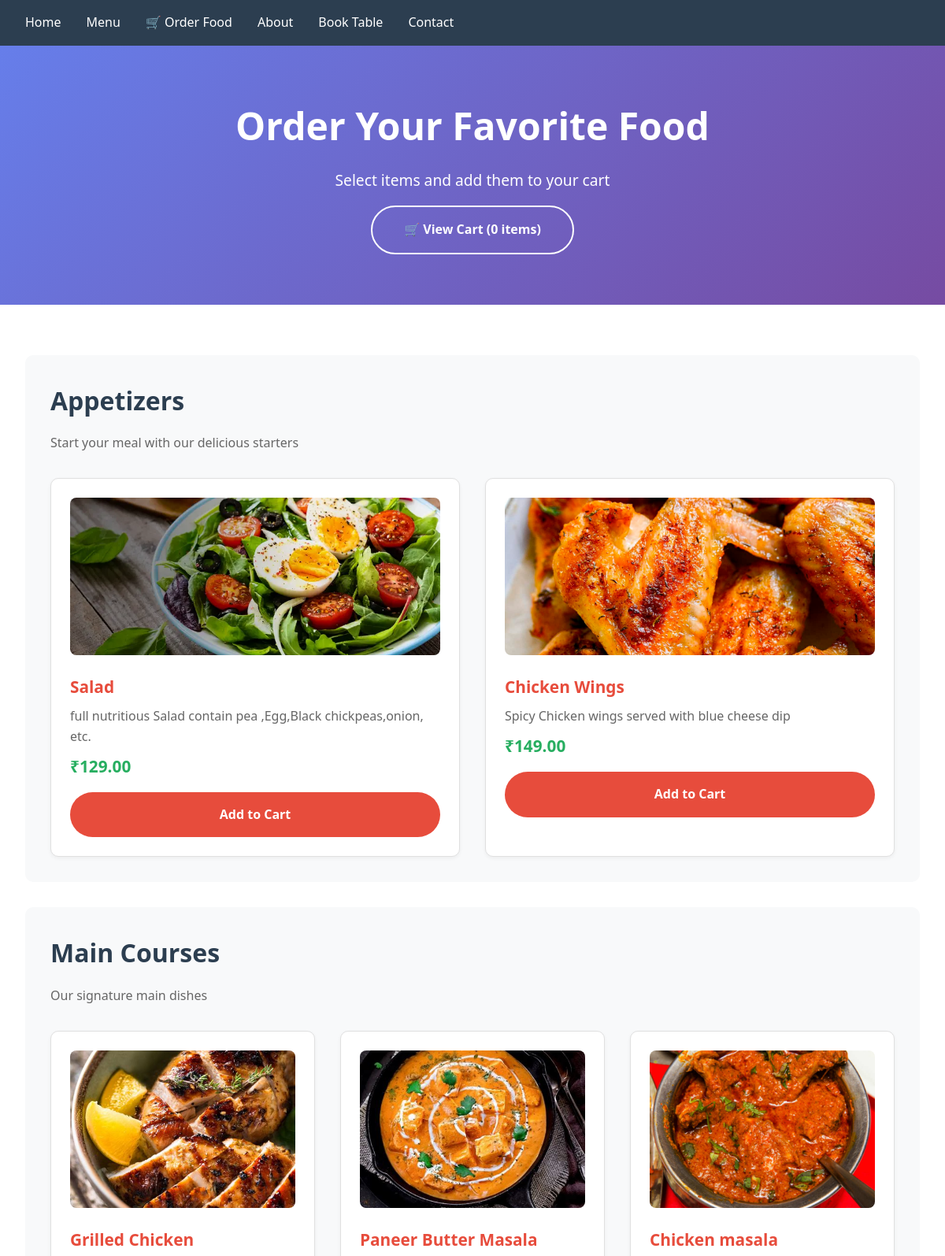
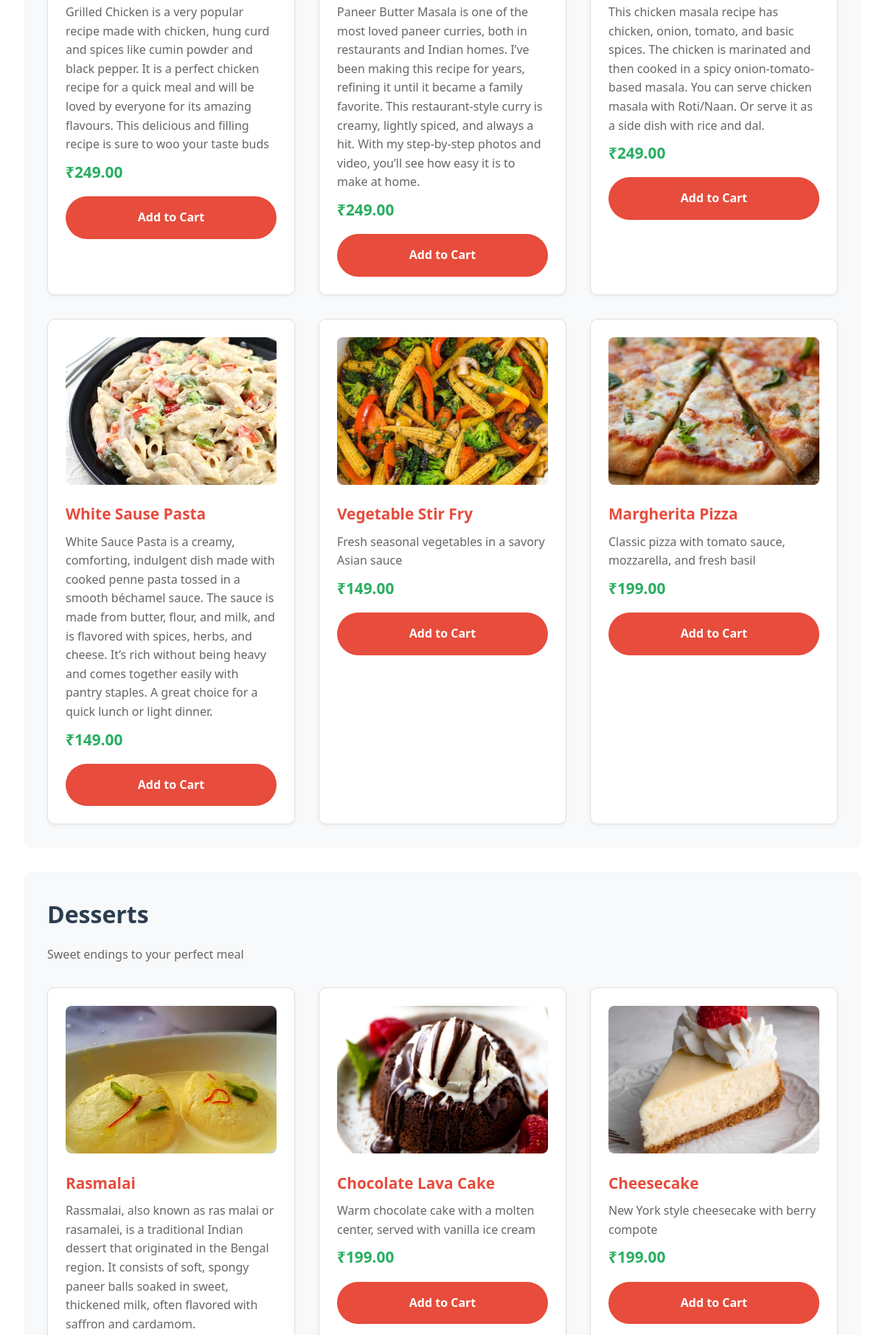
The page /order/ (upper part) on the database its author committed (2 pictures, top to bottom).
### restaurant/models.py (models this page shows, shortened)
class Category(models.Model):
    name = models.CharField(max_length=100)
    description = models.TextField(blank=True)
    class Meta:
        verbose_name_plural = "Categories"

class MenuItem(models.Model):
    name = models.CharField(max_length=200)
    description = models.TextField()
    price = models.DecimalField(max_digits=6, decimal_places=2)
    category = models.ForeignKey(Category, on_delete=models.CASCADE, related_name='items')
    image = models.ImageField(upload_to='menu_items/', blank=True, null=True)
    is_available = models.BooleanField(default=True)
    created_at = models.DateTimeField(auto_now_add=True)

### restaurant/views.py (the view)
# urls.py: path('order/', views.order_food, name='order_food'),
def order_food(request):
    categories = Category.objects.prefetch_related('items').all()
    cart = get_cart(request)
    cart_count = sum(item['quantity'] for item in cart.values())
    return render(request, 'restaurant/order_food.html', {
        'categories': categories,
        'cart_count': cart_count
    })

### restaurant/views.py (called while the page is built)
def get_cart(request):
    return request.session.get('cart', {})

### restaurant/templates/restaurant/order_food.html (shortened to what this page needs)
{% extends 'restaurant/base.html' %}
{% block content %}
<div style="background: linear-gradient(135deg, #667eea 0%, #764ba2 100%); color: #fff; text-align: center; padding: 4rem 2rem;">
    <h1 style="font-size: 3rem; margin-bottom: 1rem;">Order Your Favorite Food</h1>
    <p style="font-size: 1.2rem;">Select items and add them to your cart</p>
    <a href="{% url 'view_cart' %}" class="btn btn-secondary" style="margin-top: 1rem;">
        🛒 View Cart ({{ cart_count }} items)
    </a>
</div>
<div class="container">
    {% for category in categories %}
    <div class="category">
        <h2>{{ category.name }}</h2>
        {% if category.description %}
        <p style="color: #666;">{{ category.description }}</p>
        {% endif %}
        <div class="menu-grid">
            {% for item in category.items.all %}
            {% if item.is_available %}
            <div class="menu-item">
                {% if item.image %}
                <img src="{{ item.image.url }}" alt="{{ item.name }}" style="width: 100%; height: 200px; object-fit: cover; border-radius: 8px; margin-bottom: 1rem;">
                {% else %}
                <div style="width: 100%; height: 200px; background: linear-gradient(135deg, #667eea 0%, #764ba2 100%); border-radius: 8px; margin-bottom: 1rem; display: flex; align-items: center; justify-content: center; color: white; font-size: 3rem;">🍴</div>
                {% endif %}
                <h3>{{ item.name }}</h3>
                <p style="color: #666; margin: 0.5rem 0;">{{ item.description }}</p>
                <p class="price">₹{{ item.price }}</p>
                <a href="{% url 'add_to_cart' item.id %}" class="btn" style="width: 100%; text-align: center; margin-top: 1rem;">
                    Add to Cart
                </a>
            </div>
            {% endif %}
            {% endfor %}
        </div>
    </div>
    {% empty %}
    <p style="text-align: center; padding: 3rem;">Menu coming soon!</p>
    {% endfor %}
</div>
{% endblock %}

### static/css/style.css (style rules this page uses)
* { margin: 0; padding: 0; box-sizing: border-box; }
body { font-family: 'Segoe UI', Tahoma, Geneva, Verdana, sans-serif; line-height: 1.6; color: #333; }
.container { max-width: 1200px; margin: 0 auto; padding: 2rem; }
.btn { display: inline-block; background: #e74c3c; color: #fff; padding: 1rem 2.5rem; text-decoration: none; border-radius: 50px; font-weight: bold; transition: all 0.3s; border: none; cursor: pointer; }
.btn-secondary { background: transparent; border: 2px solid #fff; }
.menu-grid { display: grid; grid-template-columns: repeat(auto-fit, minmax(300px, 1fr)); gap: 2rem; margin-top: 2rem; }
.menu-item { border: 1px solid #e0e0e0; border-radius: 10px; padding: 1.5rem; background: #fff; transition: all 0.3s; box-shadow: 0 2px 5px rgba(0, 0, 0, 0.05); }
.menu-item h3 { color: #e74c3c; margin-bottom: 0.5rem; font-size: 1.3rem; }
.menu-item img { width: 100%; height: 200px; object-fit: cover; border-radius: 8px; margin-bottom: 1rem; }
.price { font-size: 1.3rem; font-weight: bold; color: #27ae60; margin-top: 0.5rem; }
.category { background: #f8f9fa; padding: 2rem; margin: 2rem 0; border-radius: 10px; }
.category h2 { color: #2c3e50; margin-bottom: 1rem; font-size: 2rem; }

### rows shown on the page
Category: name "Appetizers", description "Start your meal with our delicious starters"
MenuItem: image (picture), name "Salad", description "full nutritious Salad contain pea ,Egg,Black chickpeas,onion, etc.", price "129.00"
MenuItem: image (picture), name "Chicken Wings", description "Spicy Chicken wings served with blue cheese dip", price "149.00"
Category: name "Main Courses", description "Our signature main dishes"
MenuItem: image (picture), name "Grilled Chicken", description "Grilled Chicken is a very popular recipe made with chicken, hung curd and spices like cumin powder and black pepper. It is a perfect chicken recipe for a quick meal and will be loved by everyone for its amazing flavours. This delicious and filling recipe is sure to woo your taste buds", price "249.00"
MenuItem: image (picture), name "Paneer Butter Masala", description "Paneer Butter Masala is one of the most loved paneer curries, both in restaurants and Indian homes. I’ve been making this recipe for years, refining it until it became a family favorite. This restaurant-style curry is creamy, lightly spiced, and always a hit. With my step-by-step photos and video, you’ll see how easy it is to make at home.", price "249.00"
MenuItem: image (picture), name "Chicken masala", description "This chicken masala recipe has chicken, onion, tomato, and basic spices. The chicken is marinated and then cooked in a spicy onion-tomato-based masala. You can serve chicken masala with Roti/Naan. Or serve it as a side dish with rice and dal.", price "249.00"
MenuItem: image (picture), name "White Sause Pasta", description "White Sauce Pasta is a creamy, comforting, indulgent dish made with cooked penne pasta tossed in a smooth béchamel sauce. The sauce is made from butter, flour, and milk, and is flavored with spices, herbs, and cheese. It’s rich without being heavy and comes together easily with pantry staples. A great choice for a quick lunch or light dinner.", price "149.00"
MenuItem: image (picture), name "Vegetable Stir Fry", description "Fresh seasonal vegetables in a savory Asian sauce", price "149.00"
MenuItem: image (picture), name "Margherita Pizza", description "Classic pizza with tomato sauce, mozzarella, and fresh basil", price "199.00"
Category: name "Desserts", description "Sweet endings to your perfect meal"
MenuItem: image (picture), name "Rasmalai", description "Rassmalai, also known as ras malai or rasamalei, is a traditional Indian dessert that originated in the Bengal region. It consists of soft, spongy paneer balls soaked in sweet, thickened milk, often flavored with saffron and cardamom."
MenuItem: image (picture), name "Chocolate Lava Cake", description "Warm chocolate cake with a molten center, served with vanilla ice cream", price "199.00"
MenuItem: image (picture), name "Cheesecake", description "New York style cheesecake with berry compote", price "199.00"

### other values the page prints
{{ cart_count }} "0"
